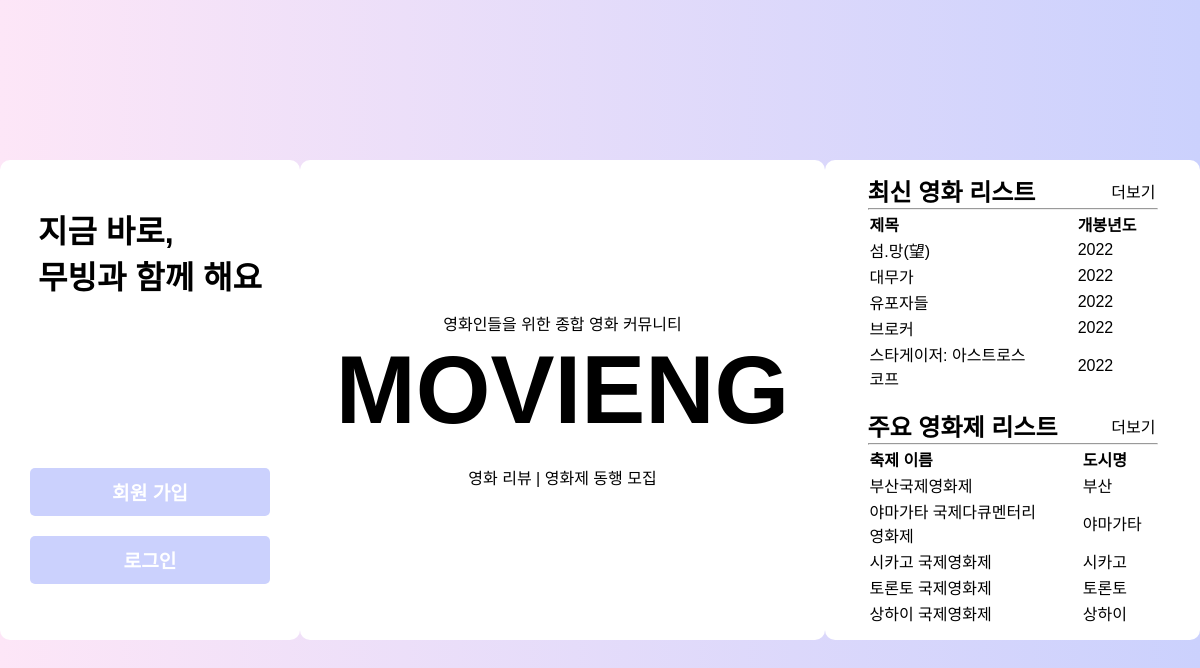
Screenshot of /info/home/home.php with the database file from the repository.
### tables this page shows
CREATE TABLE `movie` (
  `movie_id` int(11) NOT NULL AUTO_INCREMENT,
  `title` varchar(255) NOT NULL,
  `released_date` varchar(4) NOT NULL,
  `nation` varchar(50) NOT NULL,
  `movie_type` varchar(50) NOT NULL,
  `movie_status` varchar(50) NOT NULL,
  `director` varchar(255) NOT NULL,
  `production` varchar(255) NOT NULL,
  `like_count` int(11) NOT NULL DEFAULT 0,
  `dislike_count` int(11) NOT NULL DEFAULT 0,
  PRIMARY KEY (`movie_id`)
);

CREATE TABLE `festival` (
  `festival_id` int(11) NOT NULL AUTO_INCREMENT,
  `kor_title` varchar(255) NOT NULL,
  `eng_title` varchar(255) NOT NULL,
  `continent` varchar(50) NOT NULL,
  `nation` varchar(50) NOT NULL,
  `city` varchar(50) NOT NULL,
  `url` varchar(255) NOT NULL,
  `main` varchar(5) NOT NULL,
  `interest_count` int(11) NOT NULL DEFAULT 0,
  PRIMARY KEY (`festival_id`)
);

### info/home/home.php (the view, shortened to what this page needs)
<?php
$mysqli = mysqli_connect("localhost", "team01", "team01", "team01");
if(mysqli_connect_errno()) {
    printf("Connected failed : %s\n",mysqli_connect_error());
    exit();
}
else {
    $sql = "select released_date, title, rank() over (order by released_date desc) as 'rank' from movie limit 5";
    $res = mysqli_query($mysqli, $sql);
    $sql2 = "select kor_title, city from festival where main='예' limit 5";
    $res2 = mysqli_query($mysqli, $sql2);
}
?>
<!DOCTYPE html>
<html lang="ko">
<head>
    <link rel="stylesheet" href="./home.css" />
</head>
<body>
    <div class="home_profile_container">
        <?php
            if (isset($_SESSION['useremail'])) {
        ?>
            <div class="profile_content"><h1><?php echo $_SESSION['username'] ?>님, <br/> 반갑습니다 </h1></div>
            <div class="profile_btn"><a href="../mypage/mypage.php">마이 페이지</a></div>
            <div class="profile_btn"><a href="./logout.php">로그아웃</a></div>
        <?php
            } else {
        ?>
            <div class="profile_content"><h1>지금 바로, <br/> 무빙과 함께 해요</h1></div>
            <div class="profile_btn"><a href="../signup/signup.html">회원 가입</a></div>
            <div class="profile_btn"><a href="../login/login.html">로그인</a></div>
        <?php
            }
        ?>
    </div>
    <div class="home_title_container">
        <div class="home_content">영화인들을 위한 종합 영화 커뮤니티</div>
        <div class="home_title"><a class="title_txt" href="../../movie/list.php">MOVIENG</a></div>
        <div class="home_content"><a class="title_txt" href="../../movie/list.php">영화 리뷰 | 영화제 동행 모집</div>
    </div>
    <div class="home_menu_container">
        <div class="movies_home">
            <div class="menu_movie_upperWrap">
                <h2 class="menu_movie_title">최신 영화 리스트</h2>
                <a class="menu_movie_href" href="../../movie/list.php">더보기</a>
            </div>
            <hr />
            <div class="menu_movie_list">
                <table>
                    <tr>
                        <td><h4>제목</h4></td>
                        <td><h4>개봉년도</h4></td>
                    </tr>
                <?php if($res) {
                    while($newArray = mysqli_fetch_array($res, MYSQLI_ASSOC)) { ?>
                    <tr>
                        <td><div class="menu_content"><?php $title = $newArray['title']; echo $title;?></div></td>
                        <td><div><?php $date = $newArray['released_date']; echo $date;?></div></td>
                    </tr>
                    <?php }
                    } else {
                        printf("결과 불러오는 데에 실패 : %s\n", mysqli_error($mysqli));
                    }?>
                </table>
            </div>
        </div>
        <div class="festivals_home">
                <div class="menu_movie_upperWrap">
                    <h2 class="menu_movie_title">주요 영화제 리스트</h2>
                    <a class="menu_movie_href" href="../../festival/list.php">더보기</a>
                </div>
                <hr />
                <div class="menu_movie_list">
                    <table>
                        <tr>
                            <td><h4>축제 이름</h4></td>
                            <td><h4>도시명</h4></td>
                        </tr>
                <?php if($res) {
                        while($newArray = mysqli_fetch_array($res2, MYSQLI_ASSOC)) { ?>
                        <tr>
                            <td><div class="menu_content_fest"><?php $title = $newArray['kor_title']; echo $title;?></div></td>
                            <td><div><?php $date = $newArray['city']; echo $date;?></div></td>
                        </tr>
                        <?php }
                        } else {
                            printf("결과 불러오는 데에 실패 : %s\n", mysqli_error($mysqli));
                        }?>
                    </table>
                </div>
            </div>
        </div>
</body>
</html>

### info/home/home.css (style rules this page uses)
* { padding: 0; margin: 0; }
a { text-decoration: none; color: #000; }
html { width: 100%; height: 100%; display: flex; align-items: center; }
body { width: 100%; height: 100%; display: flex; align-items: center; margin: 0 auto; justify-content: center; text-align: center; background: linear-gradient(to left, #cbd1fd, #fde6f7); font-family: sans-serif; }
.home_profile_container { width: 20rem; height: 30rem; margin: 0 auto; background-color: #fff; border-radius: 0.625rem; display: flex; justify-content: center; align-items: center; flex-direction: column; }
.home_title_container { width: 35rem; height: 30rem; margin: 0 auto; background-color: #fff; border-radius: 0.625rem; display: flex; justify-content: center; align-items: center; flex-direction: column; }
.home_menu_container { width: 25rem; height: 30rem; margin: 0 auto; background-color: #fff; border-radius: 0.625rem; display: flex; justify-content: center; align-items: center; flex-direction: column; }
.profile_content { text-align: left; margin-bottom: 10rem; }
.profile_btn { width: 15rem; height: 3rem; margin: 0.625rem; border-radius: 0.313rem; border: none; background: #cbd1fd; display: flex; align-items: center; justify-content: center; }
.profile_btn > a { color: #fff; font-size: 1.2rem; cursor: pointer; font-weight: bold; }
.home_content { width: 25rem; }
.home_title { margin-bottom: 1.25rem; font-size: 6rem; font-weight: bold; }
.menu_movie_list { display: flex; text-align: start; }
.menu_movie_upperWrap { width: 18rem; display: flex; align-items: center; justify-content: space-between; }
hr { width: 18rem; }
table { width: 18rem; }
.menu_content { width: 10rem; }
.menu_content_fest { width: 11rem; }
.festivals_home { margin-top: 1rem; }

### rows the page displays
movie: title "섬.망(望)", released_date "2022"
movie: title "대무가", released_date "2022"
movie: title "유포자들", released_date "2022"
movie: title "브로커", released_date "2022"
movie: title "스타게이저: 아스트로스코프", released_date "2022"
festival: kor_title "부산국제영화제", city "부산"
festival: kor_title "야마가타 국제다큐멘터리영화제", city "야마가타"
festival: kor_title "시카고 국제영화제", city "시카고"
festival: kor_title "토론토 국제영화제", city "토론토"
festival: kor_title "상하이 국제영화제", city "상하이"
